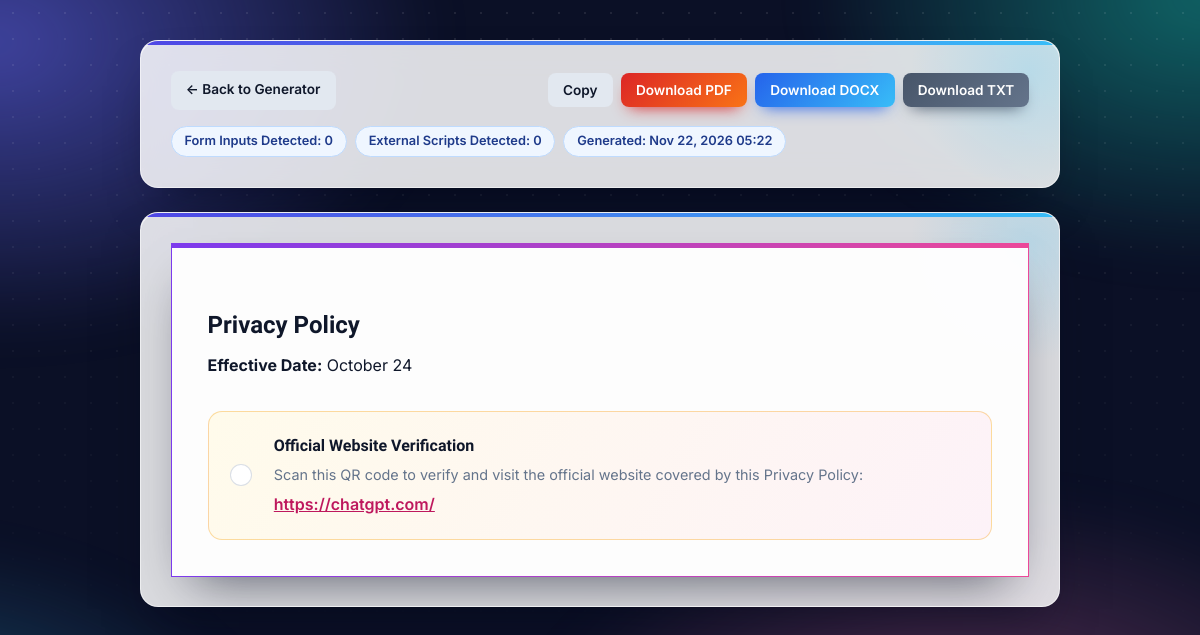
The app's page /view_policy.php?id=1 with its own data.
### tables this page shows
CREATE TABLE IF NOT EXISTS `policies` (
  `id` int NOT NULL AUTO_INCREMENT,
  `website_url` varchar(255) NOT NULL,
  `company_name` varchar(150) DEFAULT NULL,
  `detected_features` text,
  `policy_content` longtext NOT NULL,
  `created_at` timestamp NULL DEFAULT CURRENT_TIMESTAMP,
  PRIMARY KEY (`id`)
);

### view_policy.php (the view, shortened to what this page needs)
<?php
require_once 'config.php';
$id = isset($_GET['id']) ? (int)$_GET['id'] : 0;
$stmt = $pdo->prepare("SELECT * FROM policies WHERE id = ?");
$stmt->execute([$id]);
$policy = $stmt->fetch();
$features = json_decode($policy['detected_features'] ?? '{}', true);
$inputsCount = isset($features['inputs']) ? count($features['inputs']) : 0;
$scriptsCount = isset($features['scripts']) ? count($features['scripts']) : 0;
?>
<!DOCTYPE html>
<html lang="en">
<head>
    <link rel="stylesheet" href="assets/style.css">
</head>
<body>
    <div class="container">
        <div class="card no-print">
            <div class="result-header">
                <a href="index.php" class="btn-secondary btn-link">&larr; Back to Generator</a>
                <div class="actions">
                    <button type="button" id="copyBtn" class="btn-secondary">Copy</button>
                    <button type="button" id="pdfBtn" class="btn-export pdf">Download PDF</button>
                    <button type="button" id="docBtn" class="btn-export doc">Download DOCX</button>
                    <button type="button" id="txtBtn" class="btn-export txt">Download TXT</button>
                </div>
            </div>
            <div class="badges" style="margin-bottom: 0;">
                <span class="badge">Form Inputs Detected: <?= $inputsCount ?></span>
                <span class="badge">External Scripts Detected: <?= $scriptsCount ?></span>
                <span class="badge">Generated: <?= date('M d, Y H:i', strtotime($policy['created_at'])) ?></span>
            </div>
        </div>
        <section class="card">
            <div id="printablePolicy" class="policy-document full-view">
                <div id="policyOutput" class="policy-content"></div>
                <div class="policy-qr-box">
                    <div id="policyQrCode"></div>
                    <div class="qr-details">
                        <h4>Official Website Verification</h4>
                        <p>Scan this QR code to verify and visit the official website covered by this Privacy Policy:</p>
                        <a href="<?= htmlspecialchars($policy['website_url']) ?>" target="_blank" rel="noopener noreferrer">
                            <?= htmlspecialchars($policy['website_url']) ?>
                        </a>
                    </div>
                </div>
            </div>
        </section>
    </div>
</body>
</html>

### records on screen
policies: detected_features "0", created_at "Nov 22, 2026 05:22", website_url "https://chatgpt.com/"
